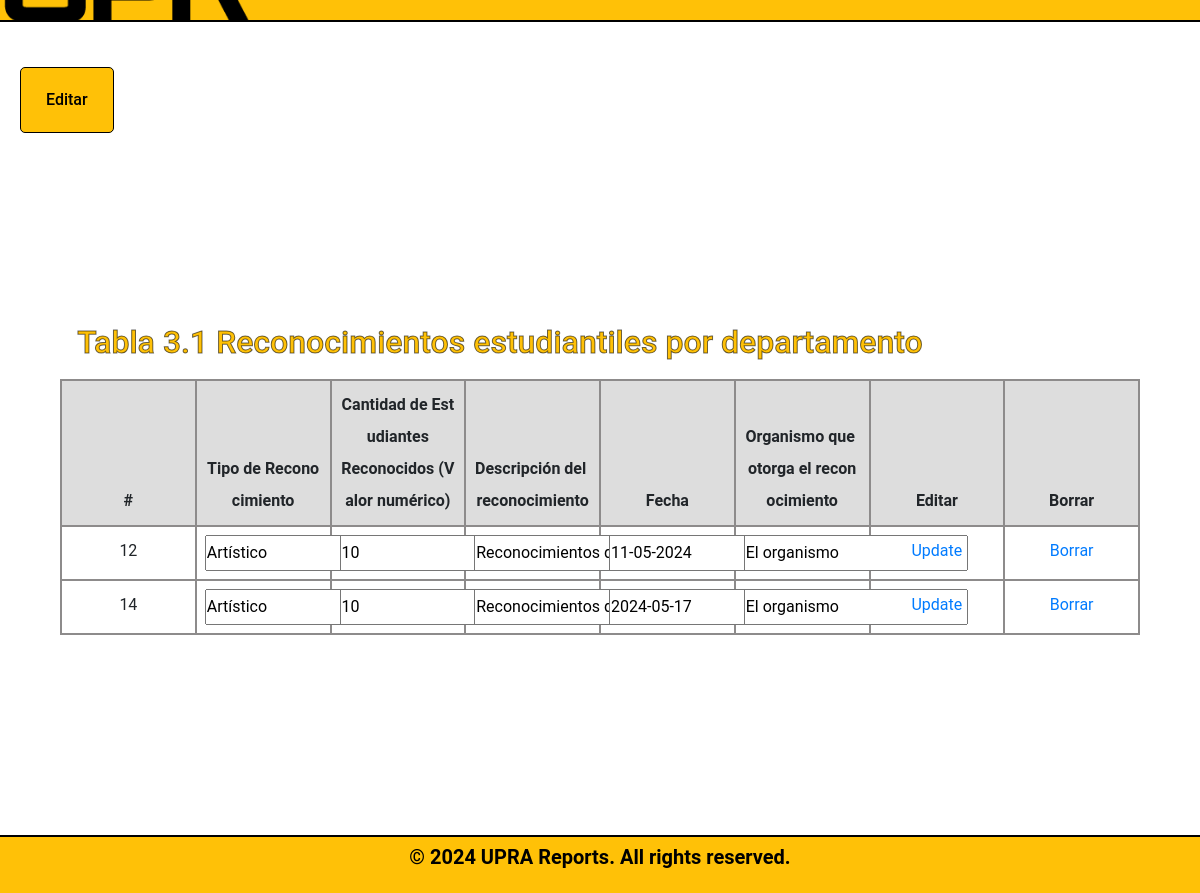
The page /meta-3/tabla3.1_edit.php on the database as committed earlier.
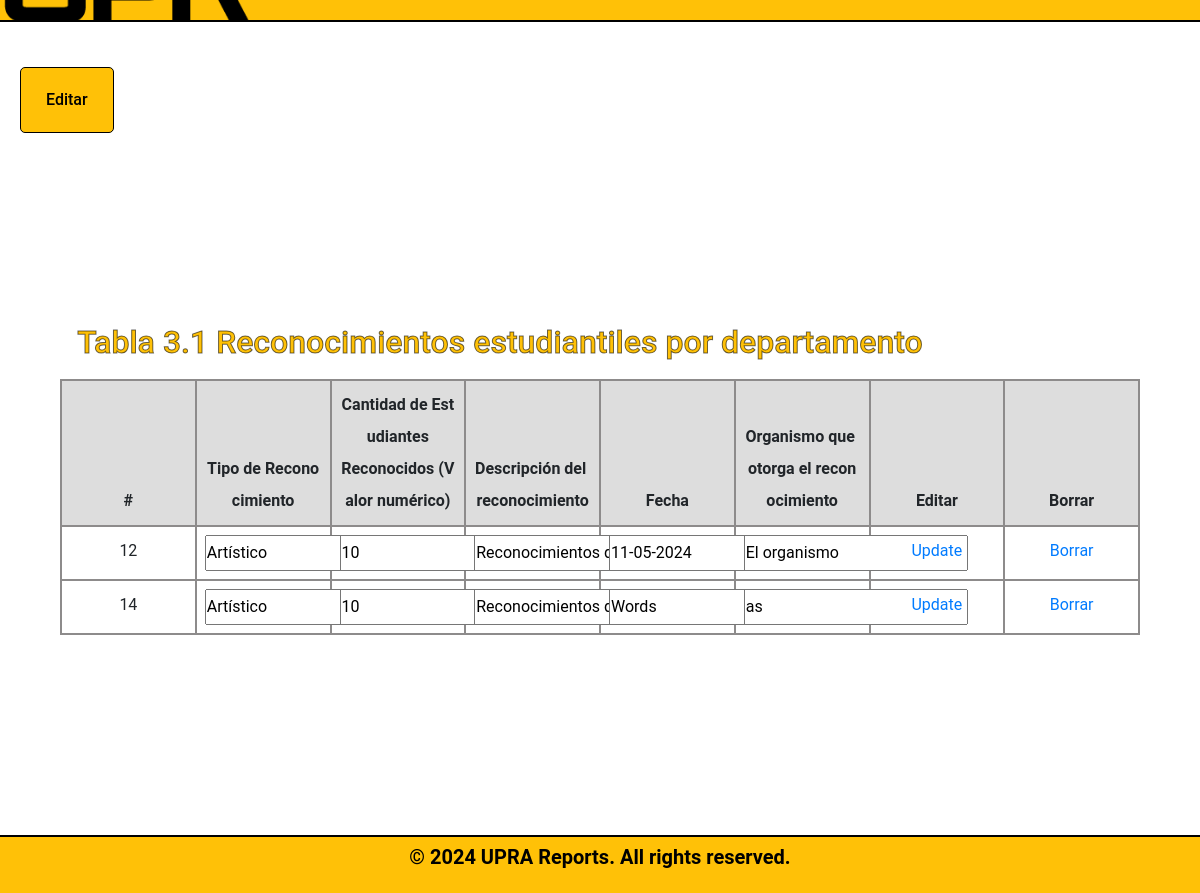
The same page on the database as committed later.
### tables this page shows
CREATE TABLE `table31` (
  `table31ID` int(11) NOT NULL,
  `DepartmentID` int(11) DEFAULT NULL,
  `year` int(4) DEFAULT NULL,
  `field1` varchar(100) DEFAULT NULL,
  `field2` varchar(100) DEFAULT NULL,
  `field3` varchar(100) DEFAULT NULL,
  `field4` varchar(100) DEFAULT NULL,
  `field5` varchar(50) DEFAULT NULL
);

### meta-3/tabla3.1_edit.php (the view, shortened to what this page needs)
<!DOCTYPE html>
<html lang="en">
  <head>
    <link rel="stylesheet" href="../fonts/icomoon/style.css">
    <link rel="stylesheet" href="../css/owl.carousel.min.css">
    <link rel="stylesheet" href="../css/bootstrap.min.css">
    <link rel="stylesheet" href="../css/style.css">
    <link rel="stylesheet" href="../css/style-sidemenu.css">
</head>
<body>
  <header></header>
<div class="formbold-main-wrapperDept">
    <a class="underline-button" href="tabla3.1.html">Editar</a>
</div>
<div class="formbold-main-wrapper-edit">
    <div class="formbold-form-wrapper-edit">
      <h6>Tabla 3.1 Reconocimientos estudiantiles por departamento </h6>
        <table class="table">
          <thead>
            <tr>
              <th scope="col">#</th>
              <th scope="col">Tipo&nbsp;de&nbsp;Reconocimiento</th>
              <th scope="col">Cantidad&nbsp;de&nbsp;Estudiantes Reconocidos&nbsp;(Valor&nbsp;numérico)</th>
              <th scope="col">Descripción&nbsp;del&nbsp;reconocimiento</th>
              <th scope="col">Fecha</th>
              <th scope="col">Organismo&nbsp;que&nbsp;otorga&nbsp;el&nbsp;reconocimiento</th>
              <th scope="col">Editar</th>
              <th scope="col">Borrar</th>
            </tr>
          </thead>
          <tbody>
          <?php
            include 'db_info.php';
            $sql = "SELECT * FROM table31";
            $result = $conn->query($sql);
            while ($row = $result->fetch_assoc()) {
                echo "<tr>";
                echo "<td>" . $row['table31ID'] . "</td>";
                echo "<td><input type='text' id='field1_" . $row['table31ID'] . "' value='" . $row['field1'] . "'></td>";
                echo "<td><input type='text' id='field2_" . $row['table31ID'] . "' value='" . $row['field2'] . "'></td>";
                echo "<td><input type='text' id='field3_" . $row['table31ID'] . "' value='" . $row['field3'] . "'></td>";
                echo "<td><input type='text' id='field4_" . $row['table31ID'] . "' value='" . $row['field4'] . "'></td>";
                echo "<td><input type='text' id='field5_" . $row['table31ID'] . "' value='" . $row['field5'] . "'></td>";
                echo "<td><a href='javascript:void(0);' onclick='updateTable31Row(" . $row['table31ID'] . ")'>Update</a></td>";
                echo "<td><a href='delete.php?id=" . $row['table31ID'] . "'>Borrar</a></td>";
                echo "</tr>";
            }
        ?>
          </tbody>
      </table>
    </div>
  </div>
    <div class="footer-box">
        <p>&copy; 2024 UPRA Reports. All rights reserved.</p>
    </div>
</body>
</html>

Rows that differ between the two databases and show on the page:
changed table31 id 14: field4 "2024-05-17" → "Words"; field5 "El organismo" → "as"
